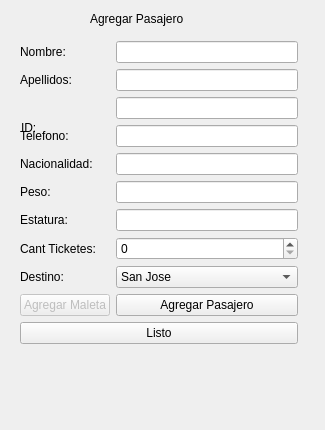
<?xml version="1.0" encoding="UTF-8"?>
<ui version="4.0">
 <class>vagregapasajero</class>
 <widget class="QDialog" name="vagregapasajero">
  <property name="geometry">
   <rect>
    <x>0</x>
    <y>0</y>
    <width>325</width>
    <height>430</height>
   </rect>
  </property>
  <property name="windowTitle">
   <string>Dialog</string>
  </property>
  <widget class="QLabel" name="label">
   <property name="geometry">
    <rect>
     <x>90</x>
     <y>10</y>
     <width>117</width>
     <height>17</height>
    </rect>
   </property>
   <property name="text">
    <string>Agregar Pasajero</string>
   </property>
  </widget>
  <widget class="QLabel" name="label_4">
   <property name="geometry">
    <rect>
     <x>21</x>
     <y>119</y>
     <width>19</width>
     <height>17</height>
    </rect>
   </property>
   <property name="text">
    <string>ID:</string>
   </property>
  </widget>
  <widget class="QWidget" name="">
   <property name="geometry">
    <rect>
     <x>20</x>
     <y>41</y>
     <width>278</width>
     <height>371</height>
    </rect>
   </property>
   <layout class="QFormLayout" name="formLayout">
    <item row="0" column="0">
     <widget class="QLabel" name="label_2">
      <property name="text">
       <string>Nombre:</string>
      </property>
     </widget>
    </item>
    <item row="0" column="1">
     <widget class="QLineEdit" name="txfNombre"/>
    </item>
    <item row="1" column="0">
     <widget class="QLabel" name="label_3">
      <property name="text">
       <string>Apellidos:</string>
      </property>
     </widget>
    </item>
    <item row="1" column="1">
     <widget class="QLineEdit" name="txfApellidos"/>
    </item>
    <item row="2" column="1">
     <widget class="QLineEdit" name="txfID"/>
    </item>
    <item row="3" column="0">
     <widget class="QLabel" name="label_5">
      <property name="text">
       <string>Telefono:</string>
      </property>
     </widget>
    </item>
    <item row="3" column="1">
     <widget class="QLineEdit" name="txfTelefono"/>
    </item>
    <item row="4" column="0">
     <widget class="QLabel" name="label_6">
      <property name="text">
       <string>Nacionalidad:</string>
      </property>
     </widget>
    </item>
    <item row="4" column="1">
     <widget class="QLineEdit" name="txfNacio"/>
    </item>
    <item row="5" column="0">
     <widget class="QLabel" name="label_7">
      <property name="text">
       <string>Peso:</string>
      </property>
     </widget>
    </item>
    <item row="5" column="1">
     <widget class="QLineEdit" name="txfPeso"/>
    </item>
    <item row="6" column="0">
     <widget class="QLabel" name="label_8">
      <property name="text">
       <string>Estatura:</string>
      </property>
     </widget>
    </item>
    <item row="6" column="1">
     <widget class="QLineEdit" name="txfEstatura"/>
    </item>
    <item row="7" column="0">
     <widget class="QLabel" name="label_10">
      <property name="text">
       <string>Cant Ticketes:</string>
      </property>
     </widget>
    </item>
    <item row="7" column="1">
     <widget class="QSpinBox" name="spinnerCantTickets"/>
    </item>
    <item row="8" column="0">
     <widget class="QLabel" name="label_9">
      <property name="text">
       <string>Destino:</string>
      </property>
     </widget>
    </item>
    <item row="8" column="1">
     <widget class="QComboBox" name="cbxDestino">
      <item>
       <property name="text">
        <string>San Jose</string>
       </property>
      </item>
      <item>
       <property name="text">
        <string>Alajuela</string>
       </property>
      </item>
      <item>
       <property name="text">
        <string>Cartago</string>
       </property>
      </item>
      <item>
       <property name="text">
        <string>Heredia</string>
       </property>
      </item>
      <item>
       <property name="text">
        <string>Guanacaste</string>
       </property>
      </item>
      <item>
       <property name="text">
        <string>Puntarenas</string>
       </property>
      </item>
      <item>
       <property name="text">
        <string>Limon</string>
       </property>
      </item>
     </widget>
    </item>
    <item row="9" column="0">
     <widget class="QPushButton" name="btnAgregarMaleta">
      <property name="enabled">
       <bool>false</bool>
      </property>
      <property name="text">
       <string>Agregar Maleta</string>
      </property>
     </widget>
    </item>
    <item row="9" column="1">
     <widget class="QPushButton" name="btnAgregar">
      <property name="text">
       <string>Agregar Pasajero</string>
      </property>
     </widget>
    </item>
    <item row="10" column="0" colspan="2">
     <widget class="QPushButton" name="btnVolver">
      <property name="text">
       <string>Listo</string>
      </property>
     </widget>
    </item>
   </layout>
  </widget>
 </widget>
 <resources/>
 <connections/>
</ui>
